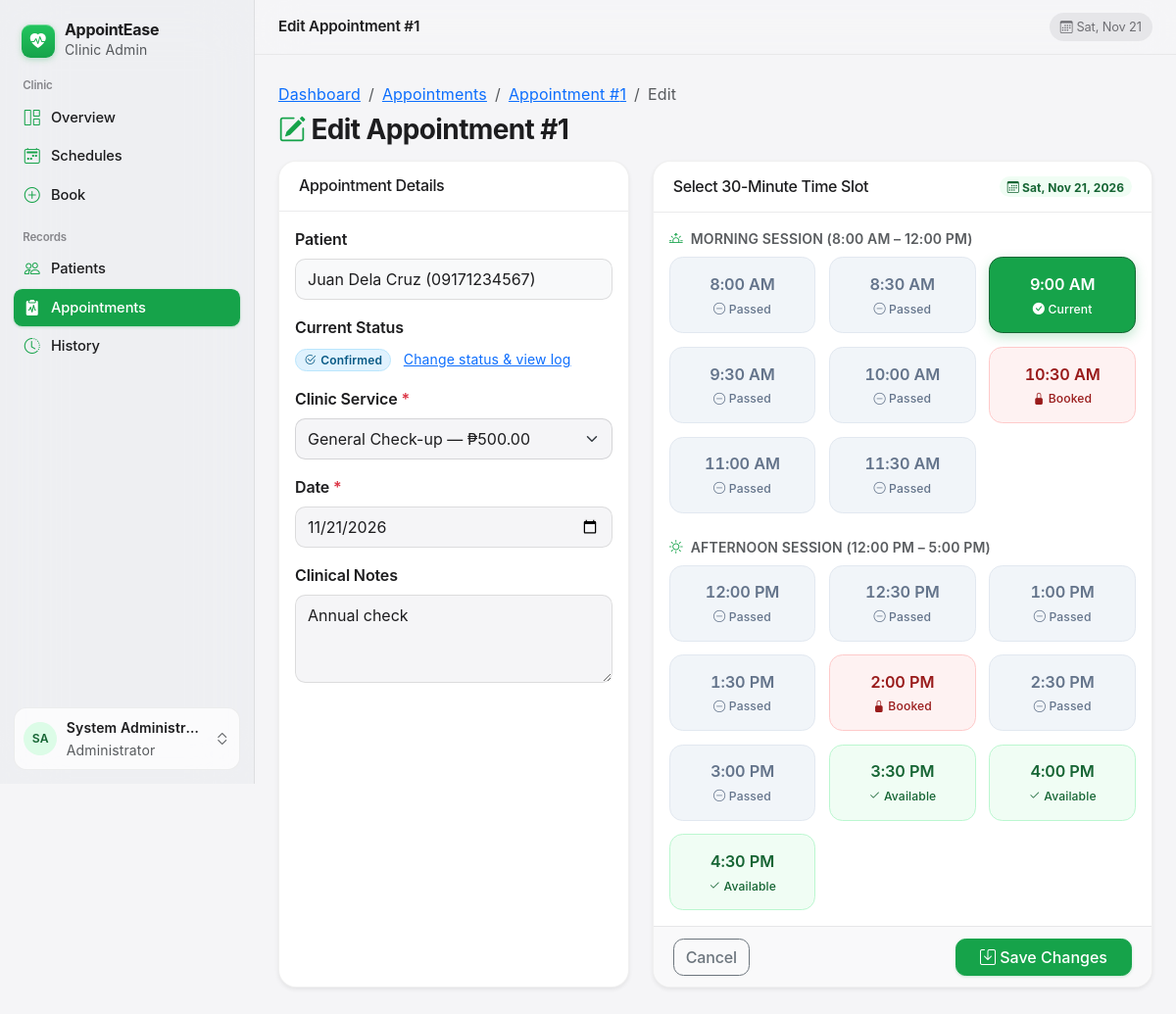
Page /appointment_edit.php?id=1 (signed in) on the committed database.
### tables this page shows
CREATE TABLE appointments (
    id                INT UNSIGNED NOT NULL AUTO_INCREMENT,
    customer_id       INT UNSIGNED NOT NULL,
    service_id        INT UNSIGNED NOT NULL,
    appointment_date  DATE         NOT NULL,
    appointment_time  TIME         NOT NULL,
    status            ENUM('Pending','Confirmed','Completed','Cancelled','No-show')
                      NOT NULL DEFAULT 'Pending',
    notes             TEXT         NULL,
    created_at        DATETIME     NOT NULL DEFAULT CURRENT_TIMESTAMP,
    updated_at        DATETIME     NOT NULL DEFAULT CURRENT_TIMESTAMP ON UPDATE CURRENT_TIMESTAMP,
    PRIMARY KEY (id),
    KEY idx_appt_slot (appointment_date, appointment_time),
    KEY idx_appt_status (status),
    CONSTRAINT fk_appt_customer FOREIGN KEY (customer_id) REFERENCES customers(id)
        ON UPDATE CASCADE ON DELETE CASCADE,
    CONSTRAINT fk_appt_service  FOREIGN KEY (service_id)  REFERENCES services(id)
        ON UPDATE CASCADE ON DELETE RESTRICT
);

CREATE TABLE customers (
    id             INT UNSIGNED  NOT NULL AUTO_INCREMENT,
    full_name      VARCHAR(100)  NOT NULL,
    contact_number VARCHAR(20)   NOT NULL,
    email          VARCHAR(100)  NULL,
    notes          TEXT          NULL,
    is_active      TINYINT(1)    NOT NULL DEFAULT 1,  
    created_at     DATETIME      NOT NULL DEFAULT CURRENT_TIMESTAMP,
    PRIMARY KEY (id),
    KEY idx_customer_name (full_name)
);

CREATE TABLE services (
    id          INT UNSIGNED   NOT NULL AUTO_INCREMENT,
    name        VARCHAR(100)   NOT NULL,
    description VARCHAR(255)   NULL,
    price       DECIMAL(10,2)  NOT NULL DEFAULT 0.00,
    is_active   TINYINT(1)     NOT NULL DEFAULT 1,
    PRIMARY KEY (id)
);

### appointment_edit.php (the view, shortened to what this page needs)
<?php
require_once 'includes/auth.php';
$id = (int) ($_GET['id'] ?? 0);
$stmt = $pdo->prepare(
    'SELECT a.*, c.full_name, c.contact_number
     FROM appointments a JOIN customers c ON c.id = a.customer_id
     WHERE a.id = ?'
);
$stmt->execute([$id]);
$appt = $stmt->fetch();
$originalTime = substr($appt['appointment_time'], 0, 5);
$currentSlot  = ['date' => $appt['appointment_date'], 'time' => $originalTime];
$src = $_SERVER['REQUEST_METHOD'] === 'POST' ? $_POST : $_GET;
$form = [
    'service_id'       => (int) ($src['service_id'] ?? $appt['service_id']),
    'appointment_date' => (string) ($src['appointment_date'] ?? ($src['date'] ?? $appt['appointment_date'])),
    'appointment_time' => '',
    'notes'            => trim((string) ($src['notes'] ?? ($appt['notes'] ?? ''))),
];
if (isset($src['appointment_time'])) {
    $form['appointment_time'] = (string) $src['appointment_time'];
} elseif ($form['appointment_date'] === $appt['appointment_date']) {
    $form['appointment_time'] = $originalTime;
}
$errors = [];
$services = $pdo->query('SELECT id, name, price, is_active FROM services ORDER BY name')->fetchAll();
$date         = $form['appointment_date'];
$booked       = get_booked_slots($pdo, $date, $id);
require 'includes/header.php';
?>
<nav aria-label="breadcrumb" class="mb-2">
    <ol class="breadcrumb small mb-0">
        <li class="breadcrumb-item"><a href="dashboard.php">Dashboard</a></li>
        <li class="breadcrumb-item"><a href="appointments.php">Appointments</a></li>
        <li class="breadcrumb-item"><a href="appointment_view.php?id=<?= $id ?>">Appointment #<?= $id ?></a></li>
        <li class="breadcrumb-item active" aria-current="page">Edit</li>
    </ol>
</nav>
<h1 class="h3 mb-3"><i class="bi bi-pencil-square text-primary" aria-hidden="true"></i> Edit Appointment #<?= $id ?></h1>
<form method="post" novalidate>
    <div class="row g-4">
        <div class="col-lg-5">
            <div class="card shadow-sm h-100">
                <div class="card-header"><h2 class="h6 mb-0">Appointment Details</h2></div>
                <div class="card-body">
                    <div class="mb-3">
                        <label class="form-label fw-semibold">Patient</label>
                        <input type="text" class="form-control bg-light" readonly
                               value="<?= e($appt['full_name'] . ' (' . $appt['contact_number'] . ')') ?>">
                    </div>
                    <div class="mb-3">
                        <label class="form-label fw-semibold">Current Status</label>
                        <div><?= status_badge($appt['status']) ?>
                            <a href="appointment_view.php?id=<?= $id ?>" class="small ms-2">Change status &amp; view log</a></div>
                    </div>
                    <div class="mb-3">
                        <label for="service_id" class="form-label fw-semibold">Clinic Service <span class="text-danger">*</span></label>
                        <select id="service_id" name="service_id" class="form-select <?= invalid_class($errors, 'service_id') ?>" required>
                            <?php foreach ($services as $s): ?>
                                <option value="<?= $s['id'] ?>" <?= $form['service_id'] === (int) $s['id'] ? 'selected' : '' ?>>
                                    <?= e($s['name']) ?> — ₱<?= number_format($s['price'], 2) ?><?= $s['is_active'] ? '' : ' (inactive)' ?>
                                </option>
                            <?php endforeach; ?>
                        </select>
                    </div>
                    <div class="mb-3">
                        <label for="appointment_date" class="form-label fw-semibold">Date <span class="text-danger">*</span></label>
                        <input type="date" id="appointment_date" name="appointment_date" class="form-control"
                               value="<?= e($date) ?>" required data-reload-slots data-keep="service_id,notes">
                    </div>
                    <div class="mb-3">
                        <label for="notes" class="form-label fw-semibold">Clinical Notes</label>
                        <textarea id="notes" name="notes" rows="3" class="form-control"><?= e($form['notes']) ?></textarea>
                    </div>
                </div>
            </div>
        </div>
        <div class="col-lg-7">
            <div class="card shadow-sm h-100">
                <div class="card-header d-flex flex-wrap justify-content-between align-items-center gap-2">
                    <h2 class="h6 mb-0">Select 30-Minute Time Slot</h2>
                    <span class="badge slot-available"><i class="bi bi-calendar3" aria-hidden="true"></i> <?= date('D, M j, Y', strtotime($date)) ?></span>
                </div>
                <div class="card-body d-flex flex-column justify-content-around">
                    <?php require 'includes/slot_picker.php'; ?>
                </div>
                <div class="card-footer d-flex justify-content-between align-items-center">
                    <a href="appointment_view.php?id=<?= $id ?>" class="btn btn-outline-secondary">Cancel</a>
                    <button type="submit" class="btn btn-primary px-4"><i class="bi bi-save" aria-hidden="true"></i> Save Changes</button>
                </div>
            </div>
        </div>
    </div>
</form>
<?php require 'includes/footer.php'; ?>

### includes/functions.php (shortened to what this page needs)
<?php
function e($value): string
{
    return htmlspecialchars((string) $value, ENT_QUOTES, 'UTF-8');
}
function generate_time_slots(): array
{
    $slots = [];
    $time  = strtotime(OPEN_TIME);
    $end   = strtotime(CLOSE_TIME);
    while ($time < $end) {
        $slots[] = date('H:i', $time);
        $time += SLOT_MINUTES * 60;
    }
    return $slots;
}
function is_past_slot(string $date, string $time): bool
{
    return strtotime($date . ' ' . $time) < time();
}
function invalid_class(array $errors, string $field): string
{
    return isset($errors[$field]) ? 'is-invalid' : '';
}
function format_time(string $time): string
{
    return date('g:i A', strtotime($time));
}
function status_badge(string $status): string
{
    $meta = [
        'Pending'   => ['class' => 'status-pending',   'icon' => 'hourglass-split'],
        'Confirmed' => ['class' => 'status-confirmed', 'icon' => 'check2-circle'],
        'Completed' => ['class' => 'status-completed', 'icon' => 'patch-check-fill'],
        'Cancelled' => ['class' => 'status-cancelled', 'icon' => 'x-circle'],
        'No-show'   => ['class' => 'status-noshow',    'icon' => 'person-slash'],
    ];
    $m = $meta[$status] ?? ['class' => 'status-cancelled', 'icon' => 'circle'];
    return '<span class="badge status-pill ' . $m['class'] . '">'
         . '<i class="bi bi-' . $m['icon'] . '" aria-hidden="true"></i> '
         . e($status) . '</span>';
}
function avatar_initials(string $name): string
{
    $parts = preg_split('/\s+/', trim($name));
    $init  = mb_substr($parts[0] ?? '?', 0, 1) . (isset($parts[1]) ? mb_substr(end($parts), 0, 1) : '');
    return '<span class="avatar-chip" aria-hidden="true">' . e(mb_strtoupper($init)) . '</span>';
}

### includes/slot_picker.php (shortened to what this page needs)
<?php
$currentSlot = $currentSlot ?? ['date' => '', 'time' => ''];
$allSlots    = generate_time_slots();
$groups = [
    ['title' => 'Morning Session (8:00 AM – 12:00 PM)',  'icon' => 'sunrise', 'slots' => array_filter($allSlots, fn($s) => $s < '12:00')],
    ['title' => 'Afternoon Session (12:00 PM – 5:00 PM)','icon' => 'sun',     'slots' => array_filter($allSlots, fn($s) => $s >= '12:00')],
];
?>
<?php foreach ($groups as $gIndex => $group): ?>
    <div class="<?= $gIndex > 0 ? 'mt-4' : '' ?>">
        <div class="d-flex align-items-center gap-2 text-muted small fw-semibold text-uppercase mb-2">
            <i class="bi bi-<?= $group['icon'] ?> text-primary" aria-hidden="true"></i>
            <span><?= e($group['title']) ?></span>
        </div>
        <div class="slot-grid" role="radiogroup" aria-label="<?= e($group['title']) ?>">
            <?php foreach ($group['slots'] as $i => $slot):
                $isOwn    = ($currentSlot['date'] === $date && $currentSlot['time'] === $slot);
                $isBooked = isset($booked[$slot]);
                $isPast   = !$isOwn && is_past_slot($date, $slot);
                $class    = $isBooked ? 'slot-booked' : ($isPast ? 'slot-past' : 'slot-available');
                $label    = $isOwn ? 'Current' : ($isBooked ? 'Booked' : ($isPast ? 'Passed' : 'Available'));
                $icon     = $isOwn ? 'check-circle-fill' : ($isBooked ? 'lock-fill' : ($isPast ? 'dash-circle' : 'check2'));
            ?>
                <div>
                    <label for="slot<?= $i ?>" class="slot <?= $class ?>">
                        <span><?= format_time($slot) ?></span>
                        <small><i class="bi bi-<?= $icon ?>" aria-hidden="true"></i> <?= $label ?></small>
                    </label>
                </div>
            <?php endforeach; ?>
        </div>
    </div>
<?php endforeach; ?>

### assets/css/style.css (style rules this page uses)
:root { --brand-green: #16a34a; --brand-green-hover: #15803d; --brand-green-active: #166534; --brand-green-soft: #dcfce7; --brand-green-subtle: #f0fdf4; --brand-rgb: 22, 163, 74; --font-display: -apple-system, BlinkMacSystemFont, "SF Pro Display", "Segoe UI", system-ui, sans-serif; --font-text: -apple-system, BlinkMacSystemFont, "SF Pro Text", "Segoe UI", system-ui, sans-serif; --apple-canvas: #f5f5f7; --apple-grouped-bg: #ffffff; --apple-fill-tertiary: rgba(118, 118, 128, 0.12); --apple-separator: rgba(60, 60, 67, 0.1); --apple-ink: #1d1d1f; --apple-secondary: #6e6e73; --bs-primary: #16a34a; --bs-primary-rgb: 22, 163, 74; --bs-link-color: #15803d; --bs-link-hover-color: #166534; --bs-border-radius: 0.75rem; --bs-border-radius-lg: 1.125rem; --bs-body-bg: #f5f5f7; --bs-body-color: #1d1d1f; --ease-spring: cubic-bezier(0.22, 1, 0.36, 1); }
body { font-family: var(--font-text); font-optical-sizing: auto; font-size: 1rem; line-height: 1.5; letter-spacing: -0.008em; background-color: var(--apple-canvas); color: var(--apple-ink); min-height: 100vh; display: flex; flex-direction: column; -webkit-font-smoothing: antialiased; -moz-osx-font-smoothing: grayscale; }
h1, .h1, h2, .h2, h3, .h3, .apple-large-title, .apple-metric { font-family: var(--font-display); font-optical-sizing: auto; letter-spacing: -0.022em; line-height: 1.15; font-weight: 700; color: var(--apple-ink); text-wrap: balance; }
small, .small, .badge, .table thead th { letter-spacing: 0.01em; }
.card { border: 1px solid rgba(0, 0, 0, 0.06); border-radius: 1.125rem; background: var(--apple-grouped-bg); box-shadow: 0 2px 10px rgba(0, 0, 0, 0.03), 0 1px 2px rgba(0, 0, 0, 0.02); }
.card-header { background: transparent !important; border-bottom: 1px solid var(--apple-separator); padding: 0.95rem 1.25rem; font-weight: 600; }
.card-footer { background: rgba(245, 245, 247, 0.6) !important; border-top: 1px solid var(--apple-separator); border-bottom-left-radius: 1.125rem !important; border-bottom-right-radius: 1.125rem !important; padding: 0.7rem 1.25rem; }
.avatar-chip { width: 34px; height: 34px; border-radius: 50%; background: var(--brand-green-soft); color: var(--brand-green-active); font-weight: 600; font-size: 0.76rem; display: inline-flex; align-items: center; justify-content: center; flex-shrink: 0; }
.status-pill { display: inline-flex; align-items: center; gap: 0.3rem; font-weight: 600; font-size: 0.75rem; padding: 0.32em 0.7em; border-radius: 999px; white-space: nowrap; border: 1px solid transparent; }
.status-confirmed { background: #e0f2fe; color: #075985; border-color: #bae6fd; }
.btn, a, select, label.slot { cursor: pointer; }
.btn { border-radius: 0.65rem; font-weight: 500; transition: transform 100ms ease-out, background-color 180ms var(--ease-spring), border-color 180ms var(--ease-spring), box-shadow 180ms var(--ease-spring); }
.btn-primary { background-color: var(--brand-green); border-color: var(--brand-green); color: #fff; box-shadow: 0 1px 3px rgba(22, 163, 74, 0.22); }
.form-control, .form-select, .input-group-text { border-radius: 0.65rem; border-color: rgba(60, 60, 67, 0.18); padding-top: 0.5rem; padding-bottom: 0.5rem; }
.slot-grid { display: grid; grid-template-columns: repeat(auto-fill, minmax(140px, 1fr)); gap: 0.85rem; }
.slot { min-height: 78px; border-radius: 0.85rem; padding: 0.85rem 0.65rem; text-align: center; border: 1px solid transparent; font-size: 1.02rem; font-weight: 600; font-variant-numeric: tabular-nums; display: flex; flex-direction: column; justify-content: center; transition: transform 100ms ease-out, background-color 180ms var(--ease-spring), border-color 180ms var(--ease-spring), box-shadow 180ms var(--ease-spring); }
.slot small { display: block; font-weight: 500; font-size: 0.76rem; margin-top: 4px; }
.slot-available { background: var(--brand-green-subtle); color: var(--brand-green-active); border-color: #bbf7d0; }
.slot-booked { background: #fef2f2; color: #991b1b; border-color: #fecaca; }
.slot-past { background: #f1f5f9; color: #64748b; border-color: #e2e8f0; cursor: not-allowed; }
.slot-radio + label { cursor: pointer; width: 100%; }
.slot-radio:checked + label { background: var(--brand-green); color: #fff; border-color: var(--brand-green-active); box-shadow: 0 4px 12px rgba(22, 163, 74, 0.26); }
.slot-radio:disabled + label { cursor: not-allowed; }

### rows in the picture
appointments: customer.contact_number "Juan Dela Cruz (09171234567)", status "Confirmed", service_id "General Check-up — ₱500.00", appointment_date "11/21/2026", notes "Annual check", appointment_date "Sat, Nov 21, 2026", appointment_date "Passed", appointment_date "Current", appointment_date "Booked", appointment_date "Available"

### other values in the picture
$section "Clinic"
$item['label'] "Overview"
$item['label'] "Schedules"
$item['label'] "Book"
$section "Records"
$item['label'] "Patients"
$item['label'] "Appointments"
$item['label'] "History"
mb_strtoupper($init) "SA"
$adminName "System Administr…"
$pageTitle "Edit Appointment #1"
$id "1"
$group['title'] "MORNING SESSION (8:00 AM – 12:00 PM)"
format_time($slot) "8:00 AM"
format_time($slot) "8:30 AM"
